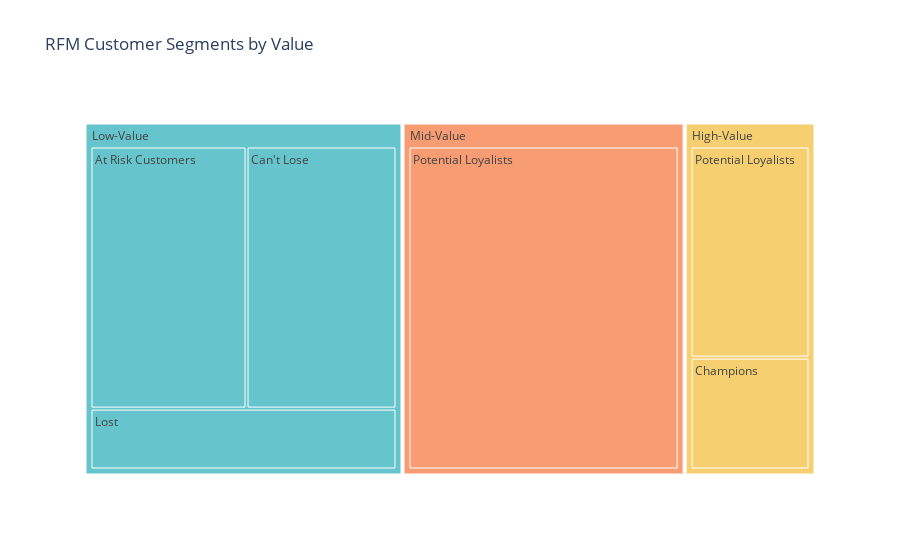

Write notebook code for a chart like this one.
### Code cell
segment_product_counts = data.groupby(['Value Segment', 'RFM Customer Segments']).size().reset_index(name='Count')

segment_product_counts = segment_product_counts.sort_values('Count', ascending=False)

fig_treemap_segment_product = px.treemap(segment_product_counts, 
                                         path=['Value Segment', 'RFM Customer Segments'], 
                                         values='Count',
                                         color='Value Segment', color_discrete_sequence=px.colors.qualitative.Pastel,
                                         title='RFM Customer Segments by Value')
fig_treemap_segment_product.show()

### Figure 1 — Plotly figure (JSON) as saved in the notebook; plotly's stock layout.template omitted (floating-point values rounded to 4 significant figures)
{"data": [{"branchvalues": "total", "customdata": [["Low-Value"], ["High-Value"], ["Low-Value"], ["Mid-Value"], ["High-Value"], ["Mid-Value"], ["High-Value"], ["Mid-Value"], ["Low-Value"], ["Mid-Value"], ["Low-Value"], ["High-Value"], ["Low-Value"], ["Mid-Value"], ["High-Value"], ["Low-Value"], ["Mid-Value"], ["High-Value"]], "domain": {"x": [0, 1], "y": [0, 1]}, "hovertemplate": "labels=%{label}<br>Count=%{value}<br>parent=%{parent}<br>id=%{id}<br>Value Segment=%{customdata[0]}<extra></extra>", "ids": ["Low-Value/Can't Lose", "High-Value/Can't Lose", "Low-Value/Potential Loyalists", "Mid-Value/Potential Loyalists", "High-Value/Potential Loyalists", "Mid-Value/At Risk Customers", "High-Value/At Risk Customers", "Mid-Value/Can't Lose", "Low-Value/Champions", "Mid-Value/Champions", "Low-Value/At Risk Customers", "High-Value/Champions", "Low-Value/Lost", "Mid-Value/Lost", "High-Value/Lost", "Low-Value", "Mid-Value", "High-Value"], "labels": ["Can't Lose", "Can't Lose", "Potential Loyalists", "Potential Loyalists", "Potential Loyalists", "At Risk Customers", "At Risk Customers", "Can't Lose", "Champions", "Champions", "At Risk Customers", "Champions", "Lost", "Lost", "Lost", "Low-Value", "Mid-Value", "High-Value"], "marker": {"colors": ["rgb(102, 197, 204)", "rgb(246, 207, 113)", "rgb(102, 197, 204)", "rgb(248, 156, 116)", "rgb(246, 207, 113)", "rgb(248, 156, 116)", "rgb(246, 207, 113)", "rgb(248, 156, 116)", "rgb(102, 197, 204)", "rgb(248, 156, 116)", "rgb(102, 197, 204)", "rgb(246, 207, 113)", "rgb(102, 197, 204)", "rgb(248, 156, 116)", "rgb(246, 207, 113)", "rgb(102, 197, 204)", "rgb(248, 156, 116)", "rgb(246, 207, 113)"]}, "name": "", "parents": ["Low-Value", "High-Value", "Low-Value", "Mid-Value", "High-Value", "Mid-Value", "High-Value", "Mid-Value", "Low-Value", "Mid-Value", "Low-Value", "High-Value", "Low-Value", "Mid-Value", "High-Value", "", "", ""], "type": "treemap", "values": [173, 0, 0, 386, 117, 0, 0, 0, 0, 0, 180, 62, 82, 0, 0, 435, 386, 179]}], "layout": {"legend": {"tracegroupgap": 0}, "title": {"text": "RFM Customer Segments by Value"}, "treemapcolorway": ["rgb(102, 197, 204)", "rgb(246, 207, 113)", "rgb(248, 156, 116)", "rgb(220, 176, 242)", "rgb(135, 197, 95)", "rgb(158, 185, 243)", "rgb(254, 136, 177)", "rgb(201, 219, 116)", "rgb(139, 224, 164)", "rgb(180, 151, 231)", "rgb(179, 179, 179)"]}}
